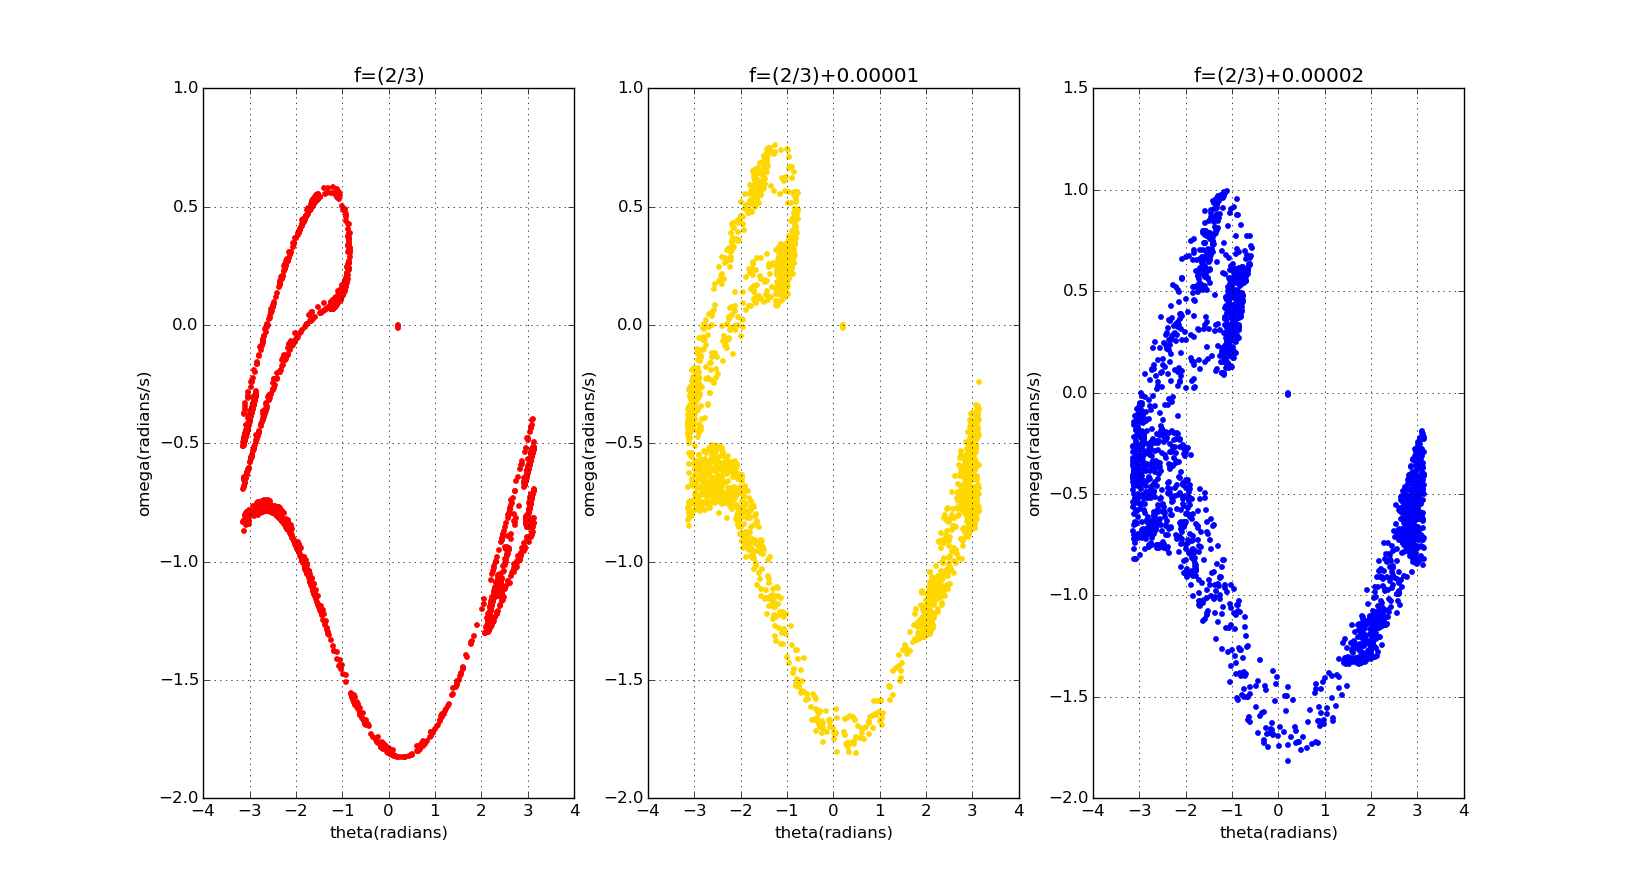

Generate this figure with Python:
from __future__ import division
from math import *
from pylab import *

def change_amp(f):
    q = 0.5
    l = 9.8
    g = 9.8
    dt = pi/100
    F=1.2
    theta0 = 0.2
    omega0 = 0
    angle = [theta0]
    avelo = [omega0]
    t = [0]
    an=[theta0]
    av=[omega0] 
    while t[-1] < 6000*pi:
        avelo_new = avelo[-1] - ((g/l)*sin(angle[-1]) + q*avelo[-1] - F*sin(f*t[-1]))*dt
        avelo.append(avelo_new)
        angle_new = angle[-1] + avelo[-1]*dt
        while angle_new > pi:
            angle_new -= 2*pi
        while angle_new < -pi:
            angle_new += 2*pi
        angle.append(angle_new)

        if t[-1]%(3*pi) <= dt:
            an.append(angle_new)
            av.append(avelo_new)

        t_new = t[-1] + dt
        t.append(t_new)
        

    return an,av


f1=(2/3)
f2=(2/3)+0.00001
f3=(2/3)+0.00002
ang1 = change_amp(f1)[0]
ave1 = change_amp(f1)[1]
ang2 = change_amp(f2)[0]
ave2 = change_amp(f2)[1]
ang3 = change_amp(f3)[0]
ave3 = change_amp(f3)[1]


subplot(1,3,1)
scatter(ang1,ave1,s=10,color='red')
title('f=(2/3)')
xlabel('theta(radians)')
ylabel('omega(radians/s)')
grid(True)

subplot(1,3,2)
scatter(ang2,ave2,s=10,color='gold')
title('f=(2/3)+0.00001')
xlabel('theta(radians)')
ylabel('omega(radians/s)')
grid(True)

subplot(1,3,3)
scatter(ang3,ave3,s=10,color='blue')
title('f=(2/3)+0.00002')
xlabel('theta(radians)')
ylabel('omega(radians/s)')
grid(True)



show()
